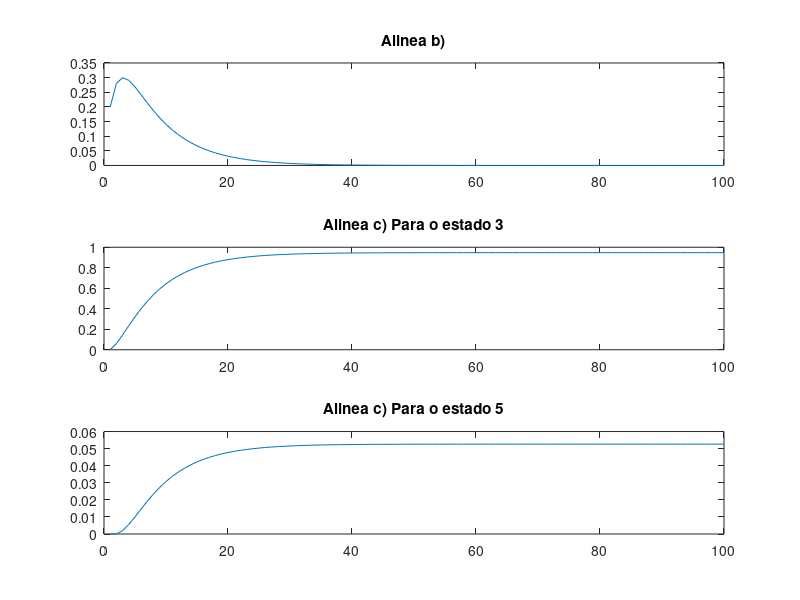

This figure's MATLAB source:
    %alinea a)

fprintf("Alinea a):\n Matriz: ")
T=[0.8 0   0.3 0 0;
   0.2 0.6 0.2 0 0;
   0   0.1 0.4 0 0;
   0   0.3 0   1 0;
   0   0   0.1 0 1]

%alinea b)
fprintf("Alinea b): Grafico")
v = [1 0 0 0 0]';
prob2 = zeros(1,100);
for n = 1:100
    v = T * v;
    prob2(n) =  v(2);
end
subplot(3,1,1)
plot(prob2)
title('Alinea b)')



clear prob2

% alinea c
fprintf("Alinea c): Grafico")
v = [1 0 0 0 0]';
prob2 = zeros(1,100);
for n = 1:100
    v = T * v;
    prob2(n) =  v(4);
end
subplot(3,1,2)
plot(prob2)
title('Alinea c) Para o estado 3')
clear prob2
v = [1 0 0 0 0]';
prob2 = zeros(1,100);
for n = 1:100
    v = T * v;
    prob2(n) =  v(5);
end
subplot(3,1,3)
plot(prob2)
title('Alinea c) Para o estado 5')




% alinea d)
fprintf("\nAlinea d):")
num_est_trasientes=3;
Q = T(1:num_est_trasientes,1:num_est_trasientes)

% alinea e)

fprintf("\nAlinea e):")
eye(3)
F = inv(eye(3)-Q)

% alinea f)

media = sum(F);
fprintf("Alinea f):\nMedia: %f\n",media)
% alinea g)
fprintf("Alinea g):")
B = T(4:end,1:3) * F